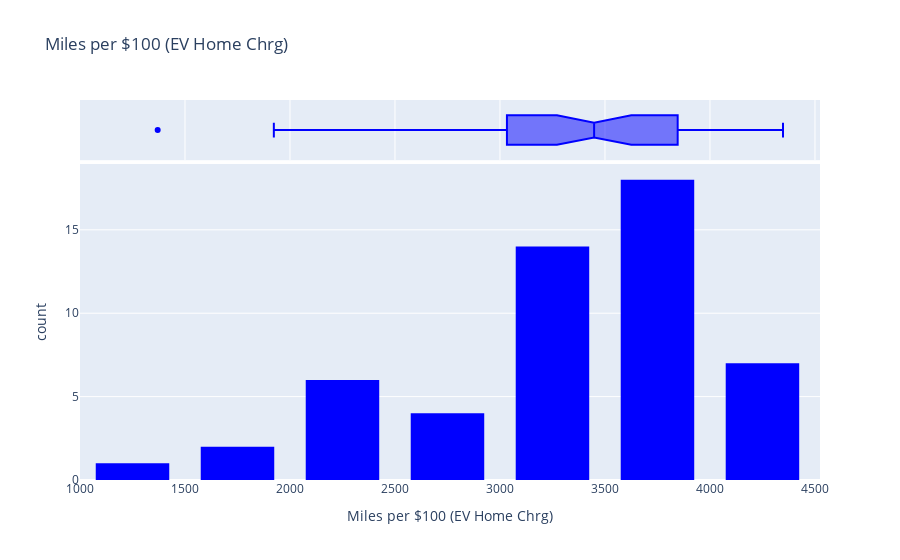

The code cell stored with this chart in its notebook:
### Code cell
# ploting the top makes using histogram
fig = px.histogram(cost_per100_toplot_df,
                   x='Miles per $100 (EV Home Chrg)',
                    marginal='box',
                   color_discrete_sequence=['Blue'],
                   title='Miles per $100 (EV Home Chrg)')

fig.update_layout(bargap=0.3)
fig.show()

### Figure 1 — Plotly figure (JSON) as saved in the notebook; plotly's stock layout.template omitted (floating-point values rounded to 4 significant figures)
{"data": [{"alignmentgroup": "True", "bingroup": "x", "hovertemplate": "Miles per $100 (EV Home Chrg)=%{x}<br>count=%{y}<extra></extra>", "legendgroup": "", "marker": {"color": "Blue", "pattern": {"shape": ""}}, "name": "", "offsetgroup": "", "orientation": "v", "showlegend": false, "type": "histogram", "x": [4348.0, 4348.0, 4348.0, 4167.0, 4000, 4000, 4000, 3846.0, 3846.0, 3846.0, 3846.0, 3846.0, 3846.0, 3846.0, 3846.0, 3846.0, 3704.0, 3704.0, 3704.0, 3704.0, 3571.0, 3571.0, 3571.0, 3571.0, 3571.0, 3448.0, 3448.0, 3333.0, 3333.0, 3333.0, 3333.0, 3333.0, 3333.0, 3333.0, 3333.0, 3318.0, 3226.0, 3125, 3125, 2941.0, 2857.0, 2703.0, 2500, 2381, 2381, 2273.0, 2222.0, 2128.0, 2041.0, 1961.0, 1923.0, 1370.0], "xaxis": "x", "yaxis": "y"}, {"alignmentgroup": "True", "hovertemplate": "Miles per $100 (EV Home Chrg)=%{x}<extra></extra>", "legendgroup": "", "marker": {"color": "Blue"}, "name": "", "notched": true, "offsetgroup": "", "showlegend": false, "type": "box", "x": [4348.0, 4348.0, 4348.0, 4167.0, 4000, 4000, 4000, 3846.0, 3846.0, 3846.0, 3846.0, 3846.0, 3846.0, 3846.0, 3846.0, 3846.0, 3704.0, 3704.0, 3704.0, 3704.0, 3571.0, 3571.0, 3571.0, 3571.0, 3571.0, 3448.0, 3448.0, 3333.0, 3333.0, 3333.0, 3333.0, 3333.0, 3333.0, 3333.0, 3333.0, 3318.0, 3226.0, 3125, 3125, 2941.0, 2857.0, 2703.0, 2500, 2381, 2381, 2273.0, 2222.0, 2128.0, 2041.0, 1961.0, 1923.0, 1370.0], "xaxis": "x2", "yaxis": "y2"}], "layout": {"bargap": 0.3, "barmode": "relative", "legend": {"tracegroupgap": 0}, "title": {"text": "Miles per $100 (EV Home Chrg)"}, "xaxis": {"anchor": "y", "domain": [0, 1], "title": {"text": "Miles per $100 (EV Home Chrg)"}}, "xaxis2": {"anchor": "y2", "domain": [0, 1], "matches": "x", "showgrid": true, "showticklabels": false}, "yaxis": {"anchor": "x", "domain": [0, 0.8316], "title": {"text": "count"}}, "yaxis2": {"anchor": "x2", "domain": [0.8416, 1], "matches": "y2", "showgrid": false, "showline": false, "showticklabels": false, "ticks": ""}}}
